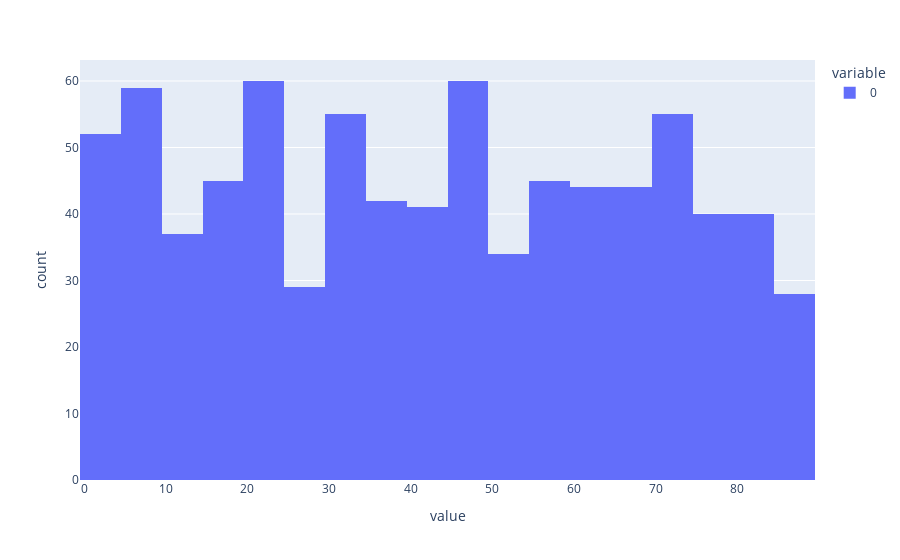

Here is the notebook cell this chart was saved with:
### Code cell
import plotly.express as px

px.histogram(y_pred)

### Figure 1 — Plotly figure (JSON) as saved in the notebook; plotly's stock layout.template omitted (floating-point values rounded to 4 significant figures; data arrays with more than 128 entries replaced by an {"elided": "..."} marker saying what was removed)
{"data": [{"alignmentgroup": "True", "bingroup": "x", "hovertemplate": "variable=0<br>value=%{x}<br>count=%{y}<extra></extra>", "legendgroup": "0", "marker": {"color": "#636efa", "pattern": {"shape": ""}}, "name": "0", "offsetgroup": "0", "orientation": "v", "showlegend": true, "type": "histogram", "x": {"elided": "810 int values"}, "xaxis": "x", "yaxis": "y"}], "layout": {"barmode": "relative", "legend": {"title": {"text": "variable"}, "tracegroupgap": 0}, "margin": {"t": 60}, "xaxis": {"anchor": "y", "domain": [0, 1], "title": {"text": "value"}}, "yaxis": {"anchor": "x", "domain": [0, 1], "title": {"text": "count"}}}}
